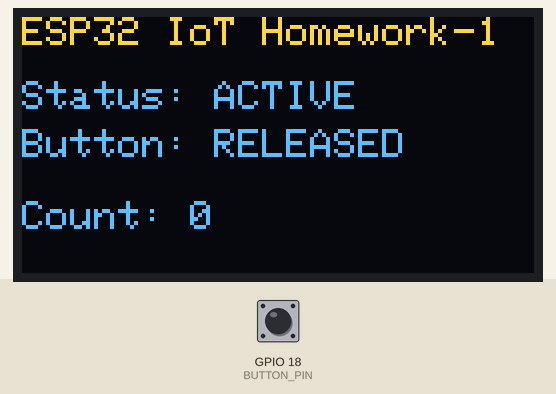
A program run on a simulated ESP32. On the bench: 128×64 one-colour display. The test bench sets the inputs (shaded band); at power-on: GPIO 18 (BUTTON_PIN) HIGH. The OLED is the two-colour kind (top 16 rows yellow); what the program prints to the serial monitor is not drawn.

Above: at 1.2 s.
1.3 s: GPIO 18 (BUTTON_PIN) pulled LOW for 0.15 s
At 2.4 s:
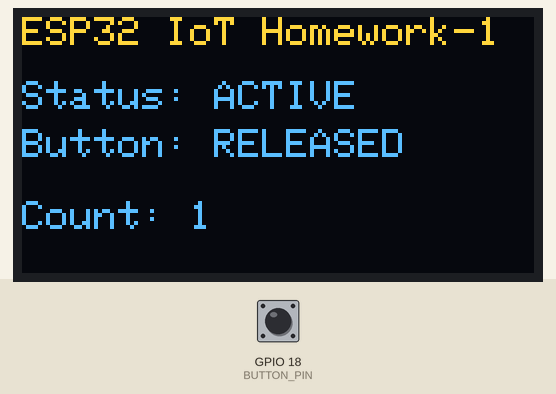
3.0 s: GPIO 18 (BUTTON_PIN) pulled LOW for 1 s
At 3.8 s:
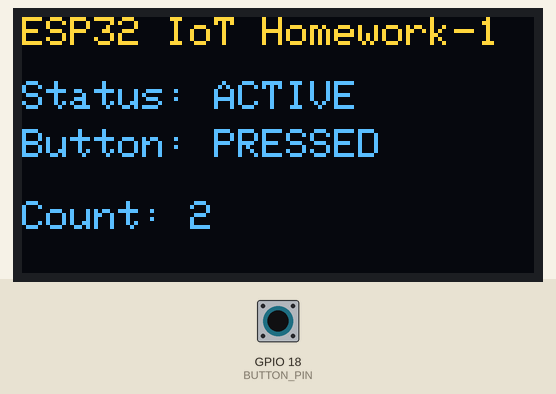
5.5 s: GPIO 18 (BUTTON_PIN) pulled LOW for 0.15 s
At 6.8 s:
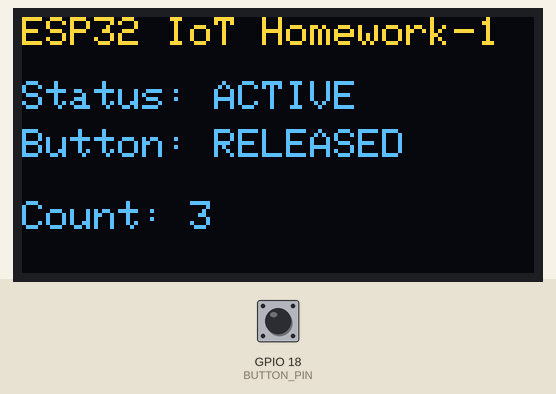
7.2 s: GPIO 18 (BUTTON_PIN) pulled LOW for 1 s
At 9.3 s:
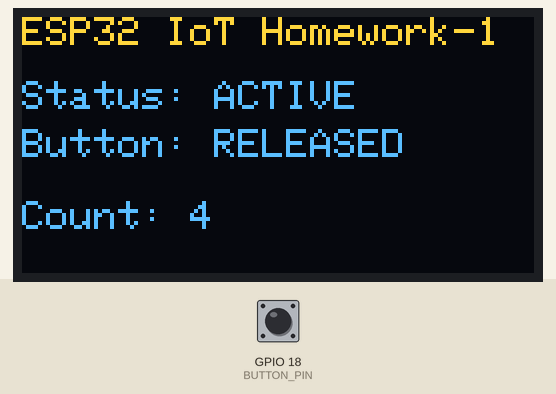
Timing chart, 0 to 10.7 s (numbered marks = the images above; inputs shaded):
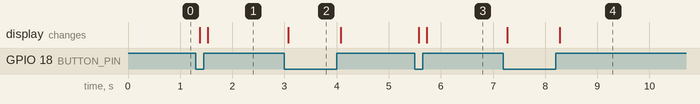

Measured:
- after the input at 1.3 s, the display: first changes after 0.08 s (image 1 shows a later state)
- after the input at 3.0 s, the display: changes after 0.08 s (image 2)
- after the input at 5.5 s, the display: first changes after 0.08 s (image 3 shows a later state)
- after the input at 7.2 s, the display: first changes after 0.08 s (image 4 shows a later state)

The program:

main.cpp
```cpp
// Assignment 1: ESP32 IoT Homework-1
// OLED_Button_Count
// Embedded IoT System Fall-2026

// Name: Maham Naveed                  Reg#: 1044

#include <Arduino.h>
#include <Wire.h>
#include <Adafruit_GFX.h>
#include <Adafruit_SSD1306.h>

#define SCREEN_WIDTH 128
#define SCREEN_HEIGHT 64

Adafruit_SSD1306 display(SCREEN_WIDTH, SCREEN_HEIGHT, &Wire, -1);

const int BUTTON_PIN = 18;
const unsigned long debounceDelay = 50;

int pressCounter = 0;

bool lastButtonState = HIGH;
bool currentButtonState = HIGH;

unsigned long lastDebounceTime = 0;

void updateDisplay() {
  display.clearDisplay();

  display.setTextColor(SSD1306_WHITE);
  display.setTextSize(1);
  display.setCursor(0, 0);
  display.println(F("ESP32 IoT Homework-1"));

  display.setCursor(0, 16);
  display.println(F("Status: ACTIVE"));

  display.setCursor(0, 28);
  display.print(F("Button: "));
  if (currentButtonState == LOW) {
    display.println(F("PRESSED"));
  } else {
    display.println(F("RELEASED"));
  }

  display.setCursor(0, 46);
  display.print(F("Count: "));
  display.println(pressCounter);

  display.display();
}

void setup() {
  Serial.begin(115200);

  pinMode(BUTTON_PIN, INPUT_PULLUP);

  if (!display.begin(SSD1306_SWITCHCAPVCC, 0x3C)) {
    Serial.println(F("SSD1306 allocation failed"));
    for (;;) {
    }
  }

  updateDisplay();
}

void loop() {
  bool reading = digitalRead(BUTTON_PIN);

  if (reading != lastButtonState) {
    lastDebounceTime = millis();
  }

  if (millis() - lastDebounceTime >= debounceDelay) {
    if (reading != currentButtonState) {
      currentButtonState = reading;

      if (currentButtonState == LOW) {
        pressCounter++;

        Serial.print("Button Pressed! Count: ");
        Serial.println(pressCounter);
      }

      updateDisplay();
    }
  }

  lastButtonState = reading;
}
```
